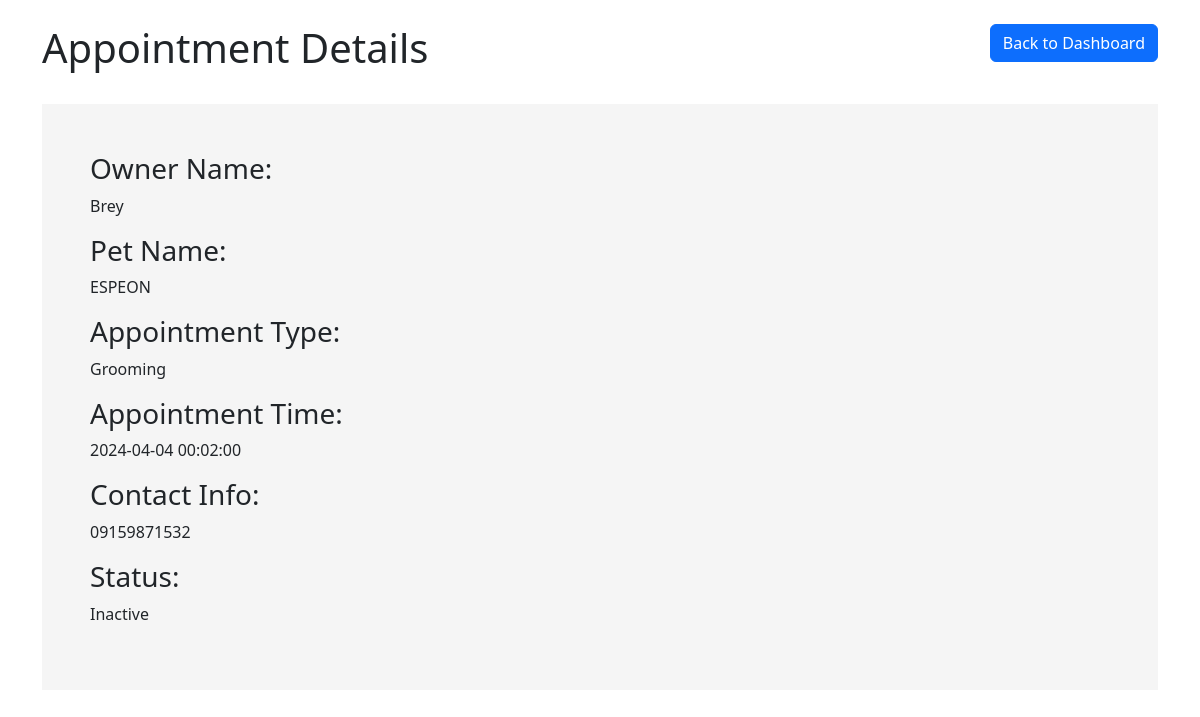
The app's page /view_appointment.php?id=3 with its own data.
### tables this page shows
CREATE TABLE `appointments` (
  `id` int(11) NOT NULL,
  `owner_name` varchar(255) NOT NULL,
  `pet_name` varchar(255) NOT NULL,
  `appointment_type` varchar(100) NOT NULL,
  `appointment_time` datetime NOT NULL,
  `contact_info` varchar(255) NOT NULL,
  `status` varchar(100) NOT NULL
);

### view_appointment.php (the view, shortened to what this page needs)
<!DOCTYPE html>
<html lang="en">
<head>
    <link rel="stylesheet" href="https://cdn.jsdelivr.net/npm/bootstrap@5.2.2/dist/css/bootstrap.min.css">
</head>
<body>
    <div class="container my-4">
        <header class="d-flex justify-content-between my-4">
            <h1>Appointment Details</h1>
            <div>
                <a href="admin_dashboard.php" class="btn btn-primary">Back to Dashboard</a>
            </div>
        </header>
        <div class="appointment-details p-5 my-4">
            <?php
            include("connect.php");
            $id = $_GET['id'];
            if ($id) {
                $stmt = $conn->prepare("SELECT * FROM appointments WHERE id = :id");
                $stmt->bindValue(':id', $id);
                $stmt->execute();
                $result = $stmt->fetch(PDO::FETCH_ASSOC);
                if ($result) {
            ?>
                    <h3>Owner Name:</h3>
                    <p><?php echo htmlspecialchars($result["owner_name"]); ?></p>
                    <h3>Pet Name:</h3>
                    <p><?php echo htmlspecialchars($result["pet_name"]); ?></p>
                    <h3>Appointment Type:</h3>
                    <p><?php echo htmlspecialchars($result["appointment_type"]); ?></p>
                    <h3>Appointment Time:</h3>
                    <p><?php echo htmlspecialchars($result["appointment_time"]); ?></p>
                    <h3>Contact Info:</h3>
                    <p><?php echo htmlspecialchars($result["contact_info"]); ?></p>
                    <h3>Status:</h3>
                    <p><?php echo htmlspecialchars($result["status"]); ?></p>
            <?php
                } else {
                    echo "<h3>No appointment found</h3>";
                }
            } else {
                echo "<h3>No appointment ID specified</h3>";
            }
            ?>
        </div>
    </div>
</body>
</html>

### view_appointment.php (style rules this page uses)
.appointment-details { background-color: #f5f5f5; }

### records on screen
appointments: owner_name "Brey", pet_name "ESPEON", appointment_type "Grooming", appointment_time "2024-04-04 00:02:00", contact_info "09159871532", status "Inactive"
